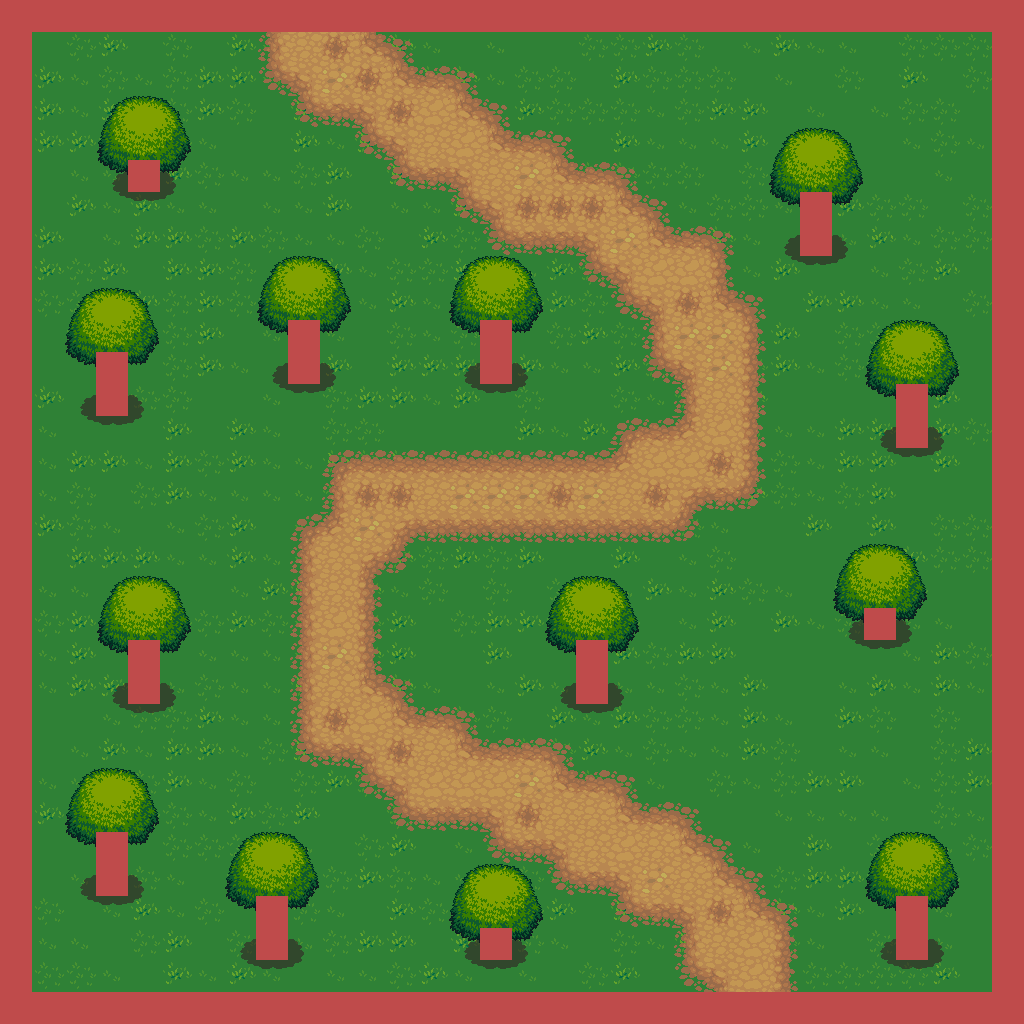

This game map was drawn from its Tiled (.tmx) file and the tilesets committed beside it. A one-line description and the trimmed map source follow:
An orthogonal 32x32 tile map with 32x32 px tiles, 4 tile layers (Tile Layer 1, Tile Layer 2, Tile Layer 3, Tile Layer 4), 4 tilesets.

<map version="1.0" tiledversion="1.1.5" orientation="orthogonal" renderorder="right-down" width="32" height="32" tilewidth="32" tileheight="32" infinite="0" nextobjectid="1">
 <tileset firstgid="1" source="../assets/Terrain.tsx" />
 <tileset firstgid="1025" source="../assets/trunk.tsx" />
 <tileset firstgid="1043" source="../assets/treetop.tsx" />
 <tileset firstgid="1085" source="../assets/castlefloors.tsx" />
 <layer name="Tile Layer 1" width="32" height="32">
  <data>[1024 cells, 900 non-empty, 4 distinct tile ids]</data>
 </layer>
 <layer name="Tile Layer 2" width="32" height="32">
  <data>[1024 cells, 314 non-empty, 25 distinct tile ids]</data>
 </layer>
 <layer name="Tile Layer 3" width="32" height="32">
  <data>[1024 cells, 117 non-empty, 9 distinct tile ids]</data>
 </layer>
 <layer name="Tile Layer 4" width="32" height="32">
  <data>[1024 cells, 147 non-empty, 1 distinct tile ids]</data>
 </layer>
</map>
